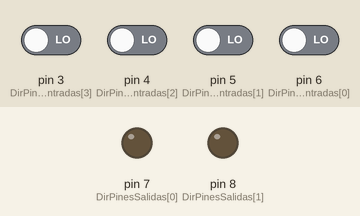
Recording of a sketch running on a simulated Arduino Uno, built with avr-gcc and run on an emulated ATmega328P. Parts: output pins drawn as LEDs (lit = HIGH). Inputs (shaded band) come from the test bench; at power-on: pin 3 (DirPinesEntradas[3]), pin 4 (DirPinesEntradas[2]), pin 5 (DirPinesEntradas[1]), pin 6 (DirPinesEntradas[0]) LOW.

Above: at 1.2 s.
1.3 s: pin 6 (DirPinesEntradas[0]) driven HIGH
At 1.8 s:
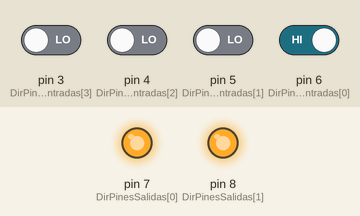
2.8 s: pin 6 (DirPinesEntradas[0]) driven LOW
At 4.2 s:
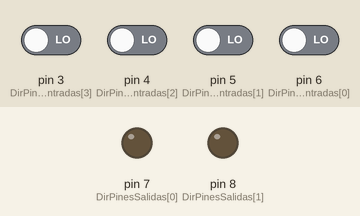
Timing chart, 0 to 5.8 s (numbered marks = the images above; inputs shaded):
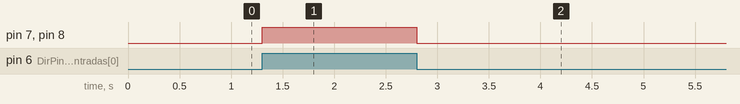

Measured:
- after the input at 1.3 s, pin 7 (DirPinesSalidas[0]), pin 8 (DirPinesSalidas[1]): LOW → HIGH at once
- after the input at 2.8 s, pin 7 (DirPinesSalidas[0]), pin 8 (DirPinesSalidas[1]): HIGH → LOW at once

The sketch:

Multi4x1_2x1.ino
```cpp
// Andrés Alvarado C 202003822 Jafet Aguero M 2019035485
// Fecha: 13/08/2022
// Práctica 2

// Declaracion de constantes
const int j=5;
const int DirPinesEntradas[4]={6,5,4,3};
const int DirPinesSalidas[2]={7,8};
bool entrada[4];
bool salida[2]={false,false};

// Configuracion de Pines de entrada y salida
void setup()
{
 // initializa los pines:
  for (int i = 0; i <= j; i++)
  {
    if (i<4)
    {
      pinMode(DirPinesEntradas[i], INPUT);
    }
    else
    {
      pinMode(DirPinesSalidas[i-4], OUTPUT);
    }
  }
}

//DEFINICION DE LAS FUNCIONES LÓGICAS


bool Mux8x1(bool I0, bool I1, bool I2, bool I3, bool I4, bool I5, bool I6, bool I7, bool S2, bool S1, bool S0)
{
  return ((!S2*!S1*!S0*I0)+(!S2*!S1*S0*I1)+(!S2*S1*!S0*I2)+(!S2*S1*S0*I3)+(S2*!S1*!S0*I4)+(S2*!S1*S0*I5)+(S2*S1*!S0*I6)+(S2*S1*S0*I7));
}


bool Mux4x1 (bool I0, bool I1, bool I2, bool I3, bool S1, bool S0){
 return ((!S1*!S0*I0)+(!S1*S0*I1)+(S1*!S0*I2)+(S0*S1*I3));
}


bool Mux2x1(bool I0, bool I1, bool S0){
 return ((!S0*I0)+(S0*I1));
}


void loop ()
{

 //LECTURA DE LAS ENTRADAS Y SALIDAS
  for(int i=0; i<=j;i++)
  {
    if(i<4)
    {
      entrada[i]=digitalRead(DirPinesEntradas[i]);
    }
    else
    {
      digitalWrite(DirPinesSalidas[i-4],salida[i-4]);
    }
  }

  //EJECUCION DEL PROGRAMA
  salida[0]= Mux8x1(entrada[0], false, false, !entrada[0], entrada[0], !entrada[0], !entrada[0], entrada[0], entrada[1], entrada[2], entrada[3]);
  salida[1]= Mux2x1(Mux4x1(entrada[0],0,0,!entrada[0],entrada[2],entrada[3]),Mux4x1(entrada[0],!entrada[0],!entrada[0],entrada[0],entrada[2],entrada[3]),entrada[1]);
}
```
